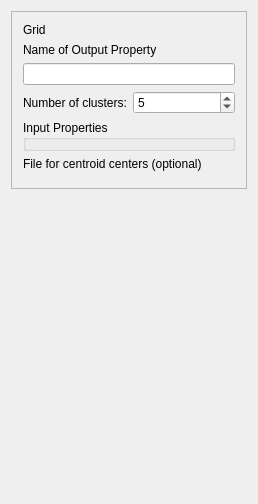
<?xml version="1.0" encoding="UTF-8"?>
<ui version="4.0">
 <class>KMeans</class>
 <widget class="QWidget" name="KMeans">
  <property name="enabled">
   <bool>true</bool>
  </property>
  <property name="geometry">
   <rect>
    <x>0</x>
    <y>0</y>
    <width>258</width>
    <height>504</height>
   </rect>
  </property>
  <property name="windowTitle">
   <string>K-means clustering</string>
  </property>
  <property name="AlgorithmCategory" stdset="0">
   <string>Utilities</string>
  </property>
  <property name="AlgorithmDescription" stdset="0">
   <string>K-means clustering</string>
  </property>
  <layout class="QVBoxLayout" name="verticalLayout_4">
   <item>
    <widget class="QFrame" name="frame">
     <property name="frameShape">
      <enum>QFrame::StyledPanel</enum>
     </property>
     <property name="frameShadow">
      <enum>QFrame::Raised</enum>
     </property>
     <layout class="QVBoxLayout" name="verticalLayout_3">
      <item>
       <layout class="QHBoxLayout" name="horizontalLayout_2">
        <item>
         <widget class="QLabel" name="textLabel1_3_3">
          <property name="text">
           <string>Grid</string>
          </property>
          <property name="wordWrap">
           <bool>false</bool>
          </property>
         </widget>
        </item>
        <item>
         <widget class="GridSelector" name="grid_name"/>
        </item>
       </layout>
      </item>
      <item>
       <layout class="QVBoxLayout" name="verticalLayout">
        <item>
         <widget class="QLabel" name="textLabel1_3">
          <property name="text">
           <string>Name of Output Property</string>
          </property>
          <property name="wordWrap">
           <bool>false</bool>
          </property>
         </widget>
        </item>
        <item>
         <widget class="QLineEdit" name="k_mean_property_name"/>
        </item>
       </layout>
      </item>
      <item>
       <layout class="QHBoxLayout" name="horizontalLayout">
        <item>
         <widget class="QLabel" name="label">
          <property name="text">
           <string>Number of clusters:</string>
          </property>
         </widget>
        </item>
        <item>
         <widget class="QSpinBox" name="k_centroids">
          <property name="minimum">
           <number>2</number>
          </property>
          <property name="maximum">
           <number>1000</number>
          </property>
          <property name="value">
           <number>5</number>
          </property>
         </widget>
        </item>
       </layout>
      </item>
      <item>
       <widget class="OrderedPropertySelector" name="property_names">
        <property name="title">
         <string>Input Properties</string>
        </property>
       </widget>
      </item>
      <item>
       <layout class="QVBoxLayout" name="verticalLayout_2">
        <item>
         <widget class="QLabel" name="label_2">
          <property name="text">
           <string>File for centroid centers (optional)</string>
          </property>
         </widget>
        </item>
        <item>
         <widget class="FileChooser" name="centroid_filename">
          <property name="mode">
           <enum>FileChooser::Any</enum>
          </property>
         </widget>
        </item>
       </layout>
      </item>
     </layout>
    </widget>
   </item>
   <item>
    <spacer name="verticalSpacer">
     <property name="orientation">
      <enum>Qt::Vertical</enum>
     </property>
     <property name="sizeHint" stdset="0">
      <size>
       <width>20</width>
       <height>92</height>
      </size>
     </property>
    </spacer>
   </item>
  </layout>
 </widget>
 <layoutdefault spacing="6" margin="11"/>
 <pixmapfunction>qPixmapFromMimeSource</pixmapfunction>
 <customwidgets>
  <customwidget>
   <class>OrderedPropertySelector</class>
   <extends>GsTLGroupBox</extends>
   <header>GsTLAppli/extra/qtplugins/selectors.h</header>
  </customwidget>
  <customwidget>
   <class>FileChooser</class>
   <extends>QWidget</extends>
   <header>GsTLAppli/extra/qtplugins/filechooser.h</header>
  </customwidget>
  <customwidget>
   <class>GsTLGroupBox</class>
   <extends>QGroupBox</extends>
   <header>GsTLAppli/extra/qtplugins/selectors.h</header>
  </customwidget>
  <customwidget>
   <class>GridSelector</class>
   <extends>QWidget</extends>
   <header>GsTLAppli/extra/qtplugins/selectors.h</header>
  </customwidget>
 </customwidgets>
 <includes>
  <include location="local">propertyselector.h</include>
  <include location="local">gstlgroupbox.h</include>
  <include location="local">gstlgroupbox.h</include>
  <include location="local">gstlgroupbox.h</include>
  <include location="local">gstlgroupbox.h</include>
  <include location="local">ellipsoidinput.h</include>
  <include location="local">gstl_table.h</include>
  <include location="local">gstl_table.h</include>
  <include location="local">gstlgroupbox.h</include>
  <include location="local">filechooser.h</include>
  <include location="local">gstlgroupbox.h</include>
  <include location="local">gstlgroupbox.h</include>
  <include location="local">gstlgroupbox.h</include>
 </includes>
 <resources/>
 <connections>
  <connection>
   <sender>grid_name</sender>
   <signal>activated(QString)</signal>
   <receiver>property_names</receiver>
   <slot>show_properties(QString)</slot>
   <hints>
    <hint type="sourcelabel">
     <x>141</x>
     <y>38</y>
    </hint>
    <hint type="destinationlabel">
     <x>128</x>
     <y>266</y>
    </hint>
   </hints>
  </connection>
 </connections>
</ui>
